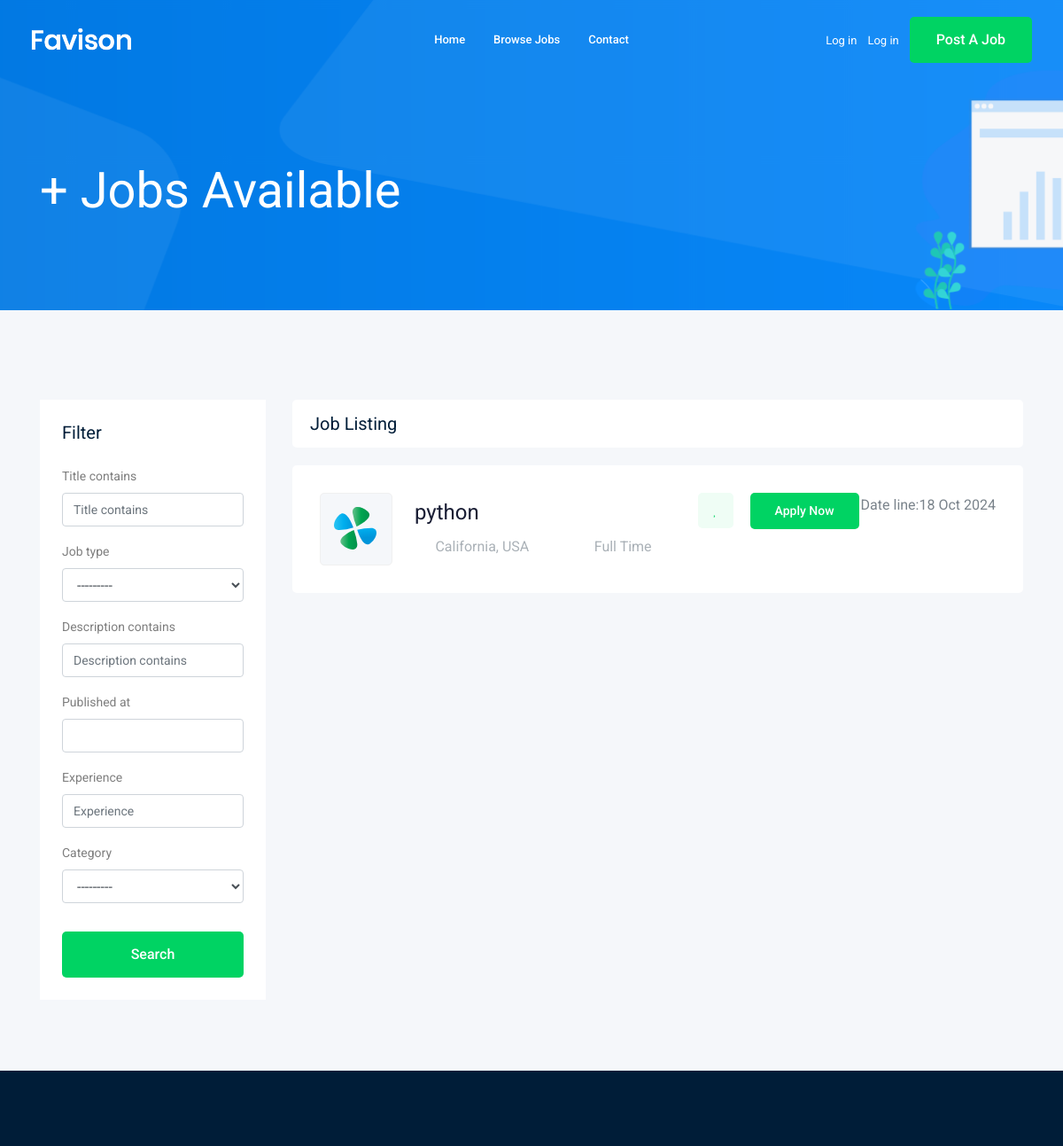
The app's page /jobs/ (upper part), older data.
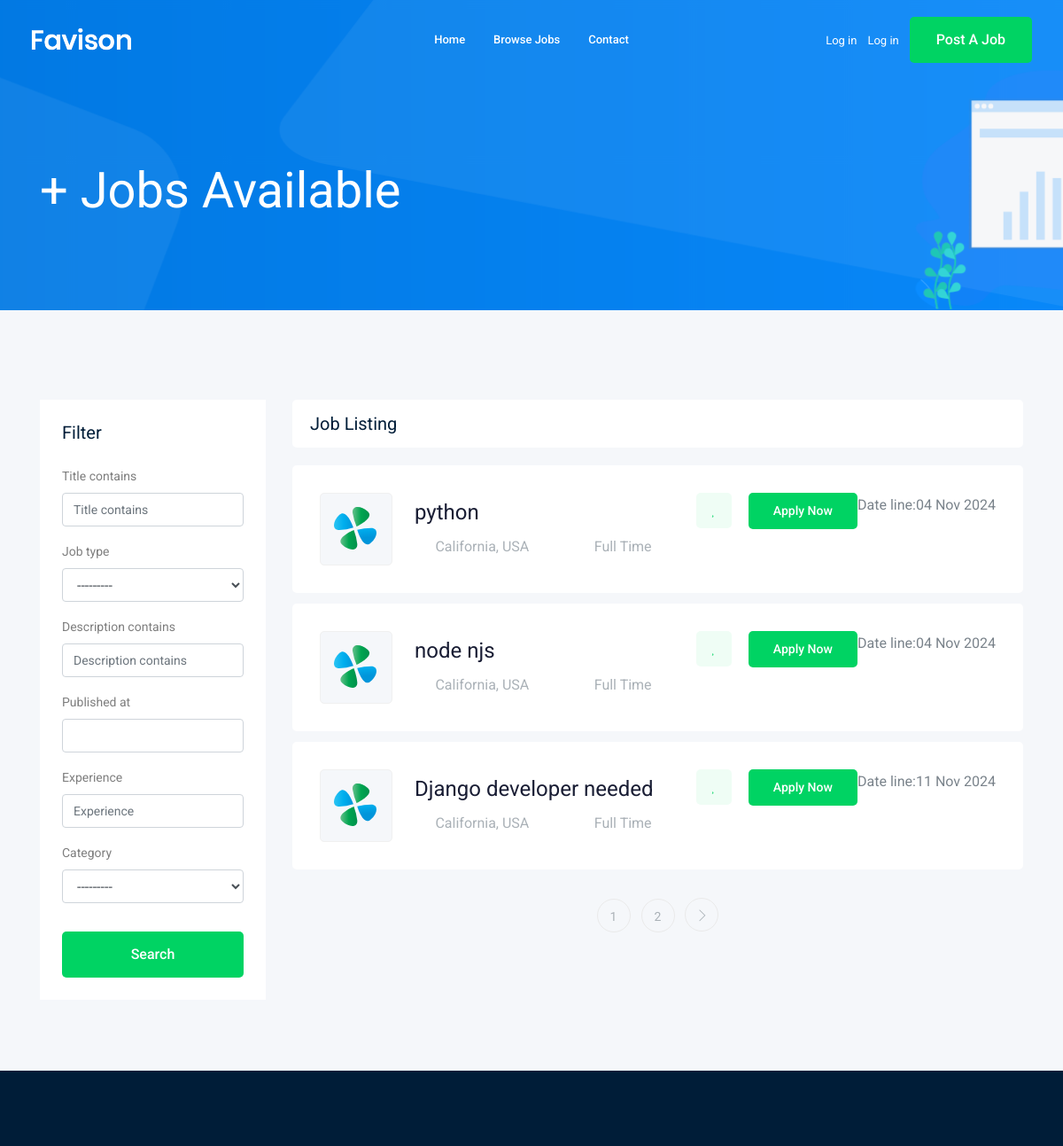
The same page, newer data.
### job/models.py (models this page shows, shortened)
class Job(models.Model):#tabel
    owner= models.ForeignKey(User,related_name='job_owner', on_delete=models.CASCADE)
    title=models.CharField(max_length=100)
    job_type=models.CharField(max_length=15,choices=JOB_TYPE)
    description=models.TextField(max_length=100)
    published_at=models.DateTimeField(auto_now=True)
    vacancy=models.IntegerField(default=1)
    salary=models.IntegerField(default=0)
    experience=models.IntegerField(default=0)
    category=models.ForeignKey('Category', on_delete=models.CASCADE)
    image=models.ImageField(upload_to=image_upload)
    slug=models.SlugField(blank=True, null=True)
    def __str__(self) :
        return self.title

### job/views.py (the view)
# urls.py: path('',views.job_list , name='job_list'),
def job_list(request):
    job_list = Job.objects.all()
    myfilter=JobFilter(request.GET,queryset=job_list)
    job_list=myfilter.qs
    paginator = Paginator(job_list, 3)
    page_number = request.GET.get("page")
    page_obj = paginator.get_page(page_number)
    context = {'jobs': page_obj,'myfilter':myfilter}  #templte name
    return render(request, 'job/job_list.html', context)

### job/models.py (called while the page is built)
    def __str__(self) :
        return self.name

### job/templates/job/job_list.html (shortened to what the changed rows need)
{% extends 'base.html' %}
{% load bootstrap4 %}
{% block body %}
    <div class="job_listing_area plus_padding">
        <div class="container">
            <div class="row">
                <div class="col-lg-9">
                    <div class="job_lists m-0">
                        <div class="row">
                           {%for job in jobs%}
                            <div class="col-lg-12 col-md-12">
                                <div class="single_jobs white-bg d-flex justify-content-between">
                                    <div class="jobs_left d-flex align-items-center">
                                        <div class="thumb">
                                            <img src="img/svg_icon/1.svg" alt="">
                                        </div>
                                        <div class="jobs_conetent">
                                            <a href="{% url 'jobs:job_detail' job.slug %}"><h4>{{job}}</h4></a>
                                            <div class="links_locat d-flex align-items-center">
                                                <div class="location">
                                                    <p> <i class="fa fa-map-marker"></i> California, USA</p>
                                                </div>
                                                <div class="location">
                                                    <p> <i class="fa fa-clock-o"></i> {{job.job_type}}</p>
                                                </div>
                                            </div>
                                        </div>
                                    </div>
                                    <div class="jobs_right">
                                        <div class="apply_now">
                                            <a class="heart_mark" href="#"> <i class="fa fa-heart"></i> </a>
                                            <a href="{% url 'jobs:job_detail' job.slug %}" class="boxed-btn3">Apply Now</a>
                                        </div>
                                    </div>
                                        <div class="date">
                                            <p>Date line:{{job.published_at|date:'d M o'}}</p>
                                        </div>
                                    </div>
                                </div>
                                {% endfor %}
                            </div>
                            {% if jobs.has_other_pages %}
                            <div class="row">
                                <div class="col-lg-12">
                                    <div class="pagination_wrap">
                                        <ul>
                                            {% for i in jobs.paginator.page_range %}
                                            <li><a href="?page={{i}}"><span>{{i}}</span></a></li>
                                            {% endfor%}
                                            {% if jobs.has_next  %}
                                            <li><a href="?page={{jobs.next_page_number}}"> <i class="ti-angle-right"></i> </a></li>
                                            {% endif %}
                                        </ul>
                                    </div>
                                </div>
                            </div>
                            {% endif %}
                    </div>
                </div>
            </div>
        </div>
    </div>
{% endblock body %}

Row changes from the older to the newer data that the page shows:
changed Job "python": published_at "18 Oct 2024" → "04 Nov 2024"
added Job: title "node njs", job_type "Full Time", published_at "04 Nov 2024"
added Job: title "Django developer needed", job_type "Full Time", published_at "11 Nov 2024"
Text that changed along with them:
new list line: "1"
new list line: "2"
